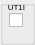
          <widget class="QGroupBox" name="groupBox_22">
           <property name="minimumSize">
            <size>
             <width>35</width>
             <height>45</height>
            </size>
           </property>
           <property name="maximumSize">
            <size>
             <width>35</width>
             <height>45</height>
            </size>
           </property>
           <property name="title">
            <string/>
           </property>
           <widget class="QCheckBox" name="uT1InCtl">
            <property name="geometry">
             <rect>
              <x>9</x>
              <y>13</y>
              <width>15</width>
              <height>15</height>
             </rect>
            </property>
            <property name="font">
             <font>
              <pointsize>8</pointsize>
             </font>
            </property>
            <property name="text">
             <string/>
            </property>
           </widget>
           <widget class="QLabel" name="label_25">
            <property name="geometry">
             <rect>
              <x>4</x>
              <y>-1</y>
              <width>25</width>
              <height>15</height>
             </rect>
            </property>
            <property name="font">
             <font>
              <pointsize>6</pointsize>
             </font>
            </property>
            <property name="text">
             <string>UT1I</string>
            </property>
            <property name="alignment">
             <set>Qt::AlignCenter</set>
            </property>
           </widget>
           <widget class="KLed" name="uT1InLed">
            <property name="geometry">
             <rect>
              <x>11</x>
              <y>26</y>
              <width>16</width>
              <height>16</height>
             </rect>
            </property>
            <property name="state">
             <enum>KLed::Off</enum>
            </property>
            <property name="color">
             <color>
              <red>255</red>
              <green>255</green>
              <blue>0</blue>
             </color>
            </property>
           </widget>
          </widget>
